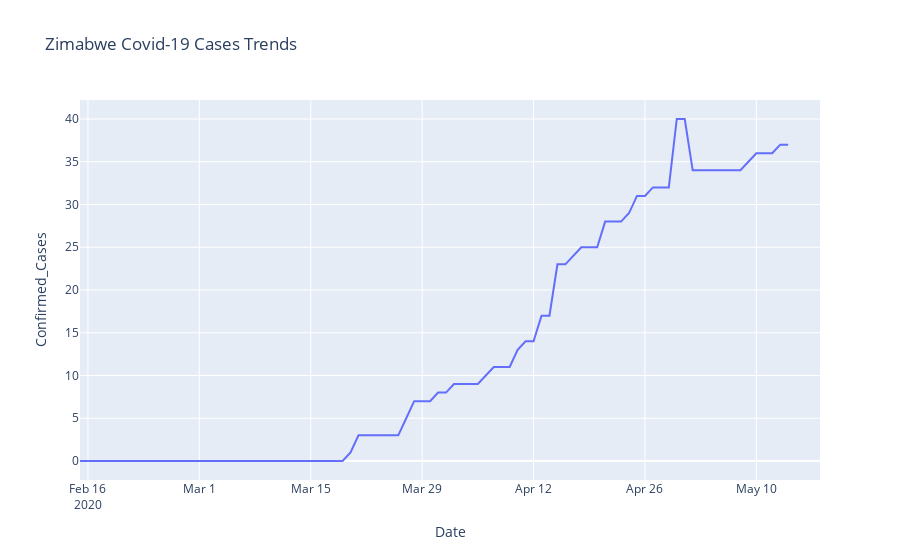

The cell this chart's notebook holds for it:
### Code cell
# Using plotly.express
import plotly.express as px

import pandas as pd

fig = px.line(zimcovidf, x='Date', y='Confirmed_Cases', range_x=['2020-02-15','2020-05-18'], title='Zimabwe Covid-19 Cases Trends',)

fig.show()

### Figure 1 — Plotly figure (JSON) as saved in the notebook; plotly's stock layout.template omitted (floating-point values rounded to 4 significant figures)
{"data": [{"hovertemplate": "Date=%{x}<br>Confirmed_Cases=%{y}<extra></extra>", "legendgroup": "", "line": {"color": "#636efa", "dash": "solid"}, "mode": "lines", "name": "", "showlegend": false, "type": "scatter", "x": ["2020-01-22", "2020-01-23", "2020-01-24", "2020-01-25", "2020-01-26", "2020-01-27", "2020-01-28", "2020-01-29", "2020-01-30", "2020-01-31", "2020-02-01", "2020-02-02", "2020-02-03", "2020-02-04", "2020-02-05", "2020-02-06", "2020-02-07", "2020-02-08", "2020-02-09", "2020-02-10", "2020-02-11", "2020-02-12", "2020-02-13", "2020-02-14", "2020-02-15", "2020-02-16", "2020-02-17", "2020-02-18", "2020-02-19", "2020-02-20", "2020-02-21", "2020-02-22", "2020-02-23", "2020-02-24", "2020-02-25", "2020-02-26", "2020-02-27", "2020-02-28", "2020-02-29", "2020-03-01", "2020-03-02", "2020-03-03", "2020-03-04", "2020-03-05", "2020-03-06", "2020-03-07", "2020-03-08", "2020-03-09", "2020-03-10", "2020-03-11", "2020-03-12", "2020-03-13", "2020-03-14", "2020-03-15", "2020-03-16", "2020-03-17", "2020-03-18", "2020-03-19", "2020-03-20", "2020-03-21", "2020-03-22", "2020-03-23", "2020-03-24", "2020-03-25", "2020-03-26", "2020-03-27", "2020-03-28", "2020-03-29", "2020-03-30", "2020-03-31", "2020-04-01", "2020-04-02", "2020-04-03", "2020-04-04", "2020-04-05", "2020-04-06", "2020-04-07", "2020-04-08", "2020-04-09", "2020-04-10", "2020-04-11", "2020-04-12", "2020-04-13", "2020-04-14", "2020-04-15", "2020-04-16", "2020-04-17", "2020-04-18", "2020-04-19", "2020-04-20", "2020-04-21", "2020-04-22", "2020-04-23", "2020-04-24", "2020-04-25", "2020-04-26", "2020-04-27", "2020-04-28", "2020-04-29", "2020-04-30", "2020-05-01", "2020-05-02", "2020-05-03", "2020-05-04", "2020-05-05", "2020-05-06", "2020-05-07", "2020-05-08", "2020-05-09", "2020-05-10", "2020-05-11", "2020-05-12", "2020-05-13", "2020-05-14"], "xaxis": "x", "y": ["0", "0", "0", "0", "0", "0", "0", "0", "0", "0", "0", "0", "0", "0", "0", "0", "0", "0", "0", "0", "0", "0", "0", "0", "0", "0", "0", "0", "0", "0", "0", "0", "0", "0", "0", "0", "0", "0", "0", "0", "0", "0", "0", "0", "0", "0", "0", "0", "0", "0", "0", "0", "0", "0", "0", "0", "0", "0", "1", "3", "3", "3", "3", "3", "3", "5", "7", "7", "7", "8", "8", "9", "9", "9", "9", "10", "11", "11", "11", "13", "14", "14", "17", "17", "23", "23", "24", "25", "25", "25", "28", "28", "28", "29", "31", "31", "32", "32", "32", "40", "40", "34", "34", "34", "34", "34", "34", "34", "35", "36", "36", "36", "37", "37"], "yaxis": "y"}], "layout": {"legend": {"tracegroupgap": 0}, "title": {"text": "Zimabwe Covid-19 Cases Trends"}, "xaxis": {"anchor": "y", "domain": [0, 1], "range": ["2020-02-15", "2020-05-18"], "title": {"text": "Date"}}, "yaxis": {"anchor": "x", "domain": [0, 1], "title": {"text": "Confirmed_Cases"}}}}
